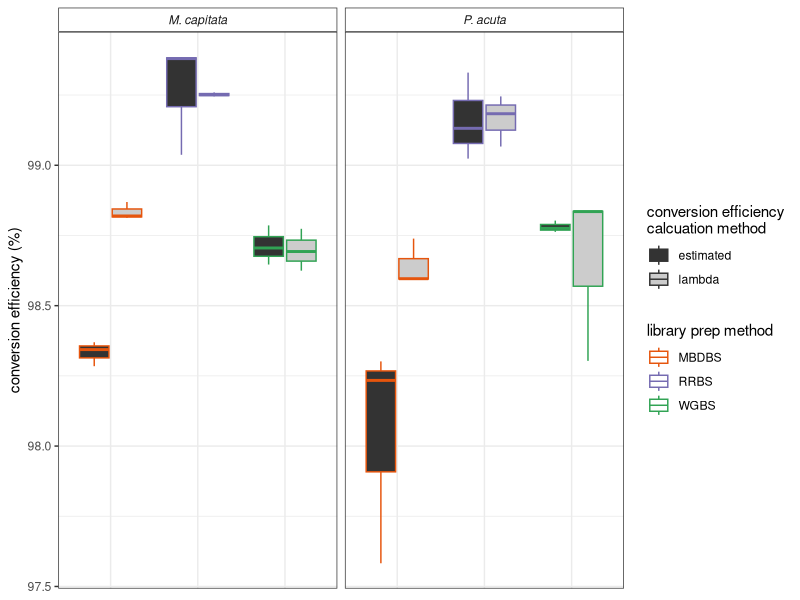

This figure's R source:
## ---- chunk 1
library(gtools)
library(dplyr)
library(tidyr)
library(broom)
library(purrr)
library(ggpubr)
## ---- chunk 2
#lambda data (intermediate file)
df <- read.csv("OLD_Output/lamda_alignments_descriptive_stats.csv", stringsAsFactors = FALSE)

#Pact/Mcap data
df_pm <- read.csv("OLD_Output/Pact_Mcap_alignments_descriptive_stats.csv", stringsAsFactors = FALSE)

#meta data
meta_data <- read.csv("metadata/30-244831635_sample_submission_form.csv", skip = 1, header = TRUE, quote = "", row.names = NULL)
## ---- chunk 3
#first need to make column for total CHH counts
df_pm$tot_chh <- df_pm$meth_chh + df_pm$unmeth_chh

#first need to make column for total CHG counts
df_pm$tot_chg <- df_pm$meth_chg + df_pm$unmeth_chg

## ---- chunk 4
#combined totals
df_pm$tot_chh_chg <- df_pm$tot_chh + df_pm$tot_chg

#combined unmeth
df_pm$unmeth_chh_chg <- df_pm$unmeth_chh + df_pm$unmeth_chg

## ---- chunk 5
#now calculate estimated conversion efficiency from %unmeth CHH
df_pm$estConvEffCHG_CHH <- (df_pm$unmeth_chh_chg/df_pm$tot_chh_chg)*100
## ---- chunk 6
df_l <- merge(df[,c("Sample", "conversion_efficiency")], df_pm[,c("Sample","estConvEffCHG_CHH")], by = "Sample")

## ---- chunk 7
colnames(df_l) <- c("Sample", "conversion_efficiency_lambda", "est_conversion_efficiency_umCHG_umCHH")
## ---- chunk 8
#subset meta data for sample name, library prep, and species
meta_data <- meta_data[,c("Sample.Name.", "Species.Strain.", "Library.Prep.Kit.Used.")]

#re-name columns
colnames(meta_data) <- c("Sample", "Species", "Method")

#simplify method column
meta_data$Method <- gsub("MBD.*", "MBDBS", meta_data$Method)
meta_data$Method <- gsub(".* RRBS.*", "RRBS", meta_data$Method)
meta_data$Method <- gsub("Pico.*", "WGBS", meta_data$Method)

#merge meta data with conversion efficiency data

df_l <- merge(meta_data, df_l, by = "Sample")

#merge descriptive stats with conversion efficiency data
df_l <- merge(df_l, within(df,rm(conversion_efficiency)), by = "Sample")

#order table by sample

df_l <- df_l[mixedorder(df_l$Sample),]

## ---- chunk 9
write.csv(df_l, "OLD_Output/lamda_vs_estimated_conversion_efficiency.csv", row.names = FALSE, quote = FALSE)
## ---- chunk 10
df_l_long <- gather(df_l, "convr_method", "perc_conv", 4:5)

#simplify convr method column
df_l_long$convr_method <- gsub(".*lambda", "lambda", df_l_long$convr_method)

df_l_long$convr_method <- gsub("est.*", "estimated", df_l_long$convr_method)
## ---- chunk 11

#run anova on lambda conversion efficiency ~ BS method for Pact samples and for Mcap samples
#The following code produces a list of anova model outputs for each species
aov_convr_lam <- df_l_long[which(df_l_long$convr_method=="lambda"),] %>% group_by(Species) %>% do(aov_models = aov(perc_conv ~ Method, data =.))

#make a tidy table with p.values
aov_convr_lam_tidy <- aov_convr_lam %>% ungroup %>% 
    pull(aov_models) %>% 
    map_dfr(tidy, .id = "grp")
#make a tidy table with glance stats
aov_convr_lam_glance <- aov_convr_lam %>% ungroup %>% 
    pull(aov_models) %>% 
    map_dfr(glance, .id = "grp")
#spread resid. data 
aov_convr_lam_tidy_w <- data.frame(pivot_wider(aov_convr_lam_tidy, names_from = term, values_from=c(df, sumsq, meansq, statistic, p.value)))

#remove columns with all NAs
aov_convr_lam_tidy_w <-aov_convr_lam_tidy_w[colSums(!is.na(aov_convr_lam_tidy_w)) > 0]

#merge all stats into one table
aov_convr_lam_stats <- merge(aov_convr_lam_glance,aov_convr_lam_tidy_w,by = "grp")

#add group names back in
aov_convr_lam_stats <- cbind(aov_convr_lam[,1], aov_convr_lam_stats[,-1])

#transpose df
aov_convr_lam_stats_t <- setNames(data.frame(t(aov_convr_lam_stats[,-1])), aov_convr_lam_stats[,1])

#add stats column
aov_convr_lam_stats_t$statistic <- as.character(rownames(aov_convr_lam_stats_t))

#remove rownames
rownames(aov_convr_lam_stats_t) <- NULL

#add model column
aov_convr_lam_stats_t$model <- "lambda conversion efficiency ~ library prep method"
## ---- chunk 12

#run anova on estimated conversion efficiency ~ BS method for Pact samples and for Mcap samples
#The following code produces a list of anova model outputs for each species
aov_convr_est <- df_l_long[which(df_l_long$convr_method=="estimated"),] %>% group_by(Species) %>% do(aov_models = aov(perc_conv ~ Method, data =.))

#make a tidy table with p.values
aov_convr_est_tidy <- aov_convr_est %>% ungroup %>% 
    pull(aov_models) %>% 
    map_dfr(tidy, .id = "grp")
#make a tidy table with glance stats
aov_convr_est_glance <- aov_convr_est %>% ungroup %>% 
    pull(aov_models) %>% 
    map_dfr(glance, .id = "grp")
#spread resid. data 
aov_convr_est_tidy_w <- data.frame(pivot_wider(aov_convr_est_tidy, names_from = term, values_from=c(df, sumsq, meansq, statistic, p.value)))

#remove columns with all NAs
aov_convr_est_tidy_w <-aov_convr_est_tidy_w[colSums(!is.na(aov_convr_est_tidy_w)) > 0]

#merge all stats into one table
aov_convr_est_stats <- merge(aov_convr_est_glance,aov_convr_est_tidy_w,by = "grp")

#add group names back in
aov_convr_est_stats <- cbind(aov_convr_est[,1], aov_convr_est_stats[,-1])

#transpose df
aov_convr_est_stats_t <- setNames(data.frame(t(aov_convr_est_stats[,-1])), aov_convr_est_stats[,1])

#stats column 
aov_convr_est_stats_t$statistic <- as.character(rownames(aov_convr_est_stats_t))

#remove rownames
rownames(aov_convr_est_stats_t) <- NULL

#add model column
aov_convr_est_stats_t$model <- " estimiated conversion efficiency ~ library prep method"



## ---- chunk 13
t_convr_cmpr <- df_l_long %>% group_by(Species, Method) %>% do(t_models = t.test(perc_conv ~ convr_method, data =.))

#make a tidy table with p.values
t_convr_cmpr_stats <- t_convr_cmpr %>% ungroup %>% 
    pull(t_models) %>% 
    map_dfr(tidy, .id = "grp")
#make a tidy table with glance stats
#aov_convr_cmpr_glance <- aov_convr_cmpr %>% ungroup %>% 
#    pull(aov_models) %>% 
#    map_dfr(glance, .id = "grp")
#spread resid. data 
#aov_convr_cmpr_tidy_w <- data.frame(pivot_wider(aov_convr_cmpr_tidy, names_from = term, values_from=c(df, sumsq, meansq, statistic, p.value)))

#remove columns with all NAs
#aov_convr_cmpr_tidy_w <-aov_convr_cmpr_tidy_w[colSums(!is.na(aov_convr_cmpr_tidy_w)) > 0]

#merge all stats into one table
#aov_convr_cmpr_stats <- merge(aov_convr_cmpr_glance,aov_convr_cmpr_tidy_w,by = "grp")

#add group names back in
t_convr_cmpr_stats <- cbind(t_convr_cmpr[,1:2], t_convr_cmpr_stats[,-1])

#add model column
t_convr_cmpr_stats$model <- "estimated ~ lambda"

#add lib. prep method to model
t_convr_cmpr_stats$model <- paste(t_convr_cmpr_stats$Method, t_convr_cmpr_stats$model, t_convr_cmpr_stats$alternative, t_convr_cmpr_stats$method)

#remove lib method column
t_convr_cmpr_stats$Method <- NULL
t_convr_cmpr_stats$method <- NULL
t_convr_cmpr_stats$alternative <- NULL

#transpose df
#t_convr_cmpr_stats_t <- setNames(data.frame(t(t_convr_cmpr_stats[,-c(1:2)])),c(t_convr_cmpr_stats[,1]))

#format to long
t_convr_cmpr_stats_t <- tidyr::spread(tidyr::gather( t_convr_cmpr_stats, "statistic", "value", 2:9), "Species", "value")

## ---- chunk 14
#combine summary tables
aov_convr_stats_all <- rbind(aov_convr_lam_stats_t,aov_convr_est_stats_t,t_convr_cmpr_stats_t)

write.csv(aov_convr_stats_all, "OLD_Output/conversion_efficiency_stats.csv", quote = FALSE)
## ---- chunk 15
#plot lambda conversion efficiency for each method facetted by species
jpeg("OLD_Output/BS_conversion_efficiency.jpg", width = 6, height = 3, units = "in", res = 300)
ggplot(df_l_long) + geom_boxplot(aes(y = perc_conv, x = Method, color = Method, fill = convr_method),outlier.shape = NA) + facet_wrap(~Species) + theme_bw() + theme(axis.title.x=element_blank(),axis.text.x=element_blank(),axis.ticks.x=element_blank(),strip.background =element_rect(fill="white"),strip.text = element_text(face = "italic")) + scale_color_manual(values = c("#E6550D", "#756BB1","#31A354" )) + ylab("conversion efficiency (%)") + scale_fill_grey() + labs(color = "library prep method",fill = "conversion efficiency\ncalcuation method")
dev.off()
